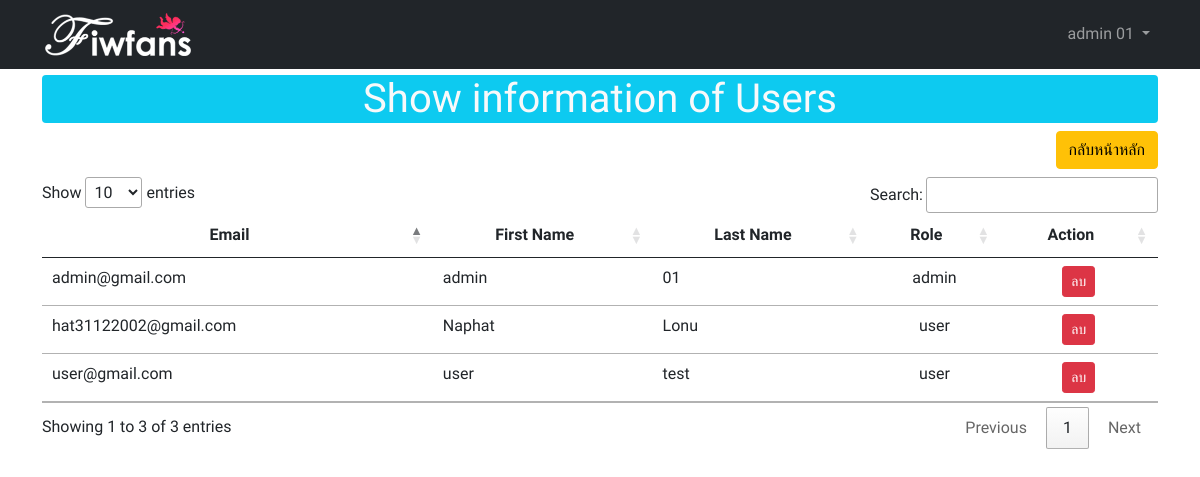
/user_show.php (signed in), run on the app's committed database.
### tables this page shows
CREATE TABLE `users` (
  `user_id` int(11) NOT NULL,
  `firstname` varchar(255) NOT NULL,
  `lastname` varchar(255) NOT NULL,
  `email` varchar(255) NOT NULL,
  `password` varchar(255) NOT NULL,
  `urole` varchar(255) NOT NULL,
  `created_at` timestamp NOT NULL DEFAULT current_timestamp()
);

### user_show.php (the view, shortened to what this page needs)
<?php
require_once "connectdb.php";
require_once "./component/nav02.php";
?>
<!DOCTYPE html>
<html lang="en">
<head>
    <link href="https://cdn.jsdelivr.net/npm/bootstrap@5.0.2/dist/css/bootstrap.min.css" rel="stylesheet">
    <link rel="stylesheet" href="http://cdn.datatables.net/1.13.6/css/jquery.dataTables.min.css">
</head>
<body>
    <div class="container mt-3">
        <div class="text-center btn-info rounded text-light">
            <h1>Show information of Users</h1>
        </div>
        <div class="d-grid gap-2 d-md-flex justify-content-md-end mb-2">
            <a href="admin_home.php" class="btn btn-warning">กลับหน้าหลัก</a>
        </div>
        <table id="stdTable" class="table">
            <thead>
                <tr>
                    <th class="text-center">Email</th>
                    <th class="text-center">First Name</th>
                    <th class="text-center">Last Name</th>
                    <th class="text-center">Role</th>
                    <th class="text-center">Action</th>
                </tr>
            </thead>
            <tbody>
                <?php
                $stmt = $conn->query("SELECT * FROM users");
                $student = $stmt->fetchAll();
                foreach ($student as $user) {
                ?>
                    <tr>
                        <td><?php echo $user['email']; ?></td>
                        <td><?php echo $user['firstname']; ?></td>
                        <td><?php echo $user['lastname']; ?></td>
                        <td class="text-center"><?php echo $user['urole']; ?></td>
                        <td class="text-center">
                            <form action="user_delete.php" method="post" style="display: inline;">
                                <button type="button" class="button_D btn btn-danger btn-sm" data-student-id=<?php echo $user['user_id']; ?> ">ลบ</button>
                            </form>
                        </td>
                    </tr>
                <?php
                }
                ?>
            </tbody>
        </table>
    </div>
</body>
</html>

### component/nav02.php (shortened to what this page needs)
<?php
require_once './connectdb.php';
    $admin_id = $_SESSION['admin_login'];
    $stmt = $conn->query("SELECT * FROM users WHERE user_id = $admin_id");
    $stmt->execute();
    $row = $stmt->fetch(PDO::FETCH_ASSOC);
?>
<!DOCTYPE html>
<html lang="en">
<head>
    <link href="https://cdn.jsdelivr.net/npm/bootstrap@5.0.2/dist/css/bootstrap.min.css" rel="stylesheet">
</head>
<body>
    <nav class="navbar navbar-expand-lg navbar-dark bg-dark fixed-top">
        <div class="container">
        <a class="navbar-brand" href="#"><img src="./img/logo.png" width="50%"></a>
            <div class="collapse navbar-collapse" id="navbarSupportedContent">
                <ul class="navbar-nav ms-auto mb-2 mb-lg-0">
                    <li class="nav-item dropdown">
                        <a class="nav-link dropdown-toggle" href="#" id="navbarDropdown" role="button" data-bs-toggle="dropdown" aria-expanded="false">
                        <?php echo $row['firstname'] . ' ' . $row['lastname'] ?>
                        </a>
                    </li>
            </div>
        </div>
    </nav>
</body>
</html>

### user_show.php (style rules this page uses)
* { font-family: 'Prompt', sans-serif; }

### data on the page
users: firstname "admin", lastname "01", email "admin@gmail.com", urole "admin"
users: email "hat31122002@gmail.com", firstname "Naphat", lastname "Lonu", urole "user"
users: email "user@gmail.com", firstname "user", lastname "test", urole "user"
